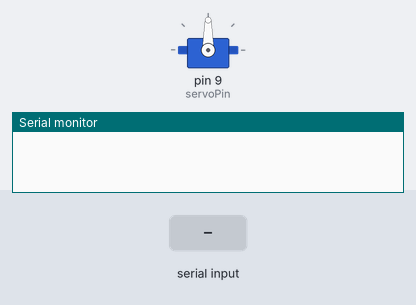
Bench run of a sketch on a simulated Arduino Uno, built with avr-gcc and run on an emulated ATmega328P. On the bench: servo, the last lines printed to the serial monitor. The inputs (shaded band) are chosen by the test bench.

Above: at 1.7 s.
1.8 s: "90,45\n" received over Serial
At 3.0 s:
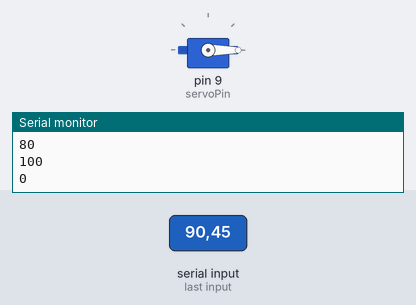
3.3 s: "30,150\n" received over Serial
At 4.3 s:
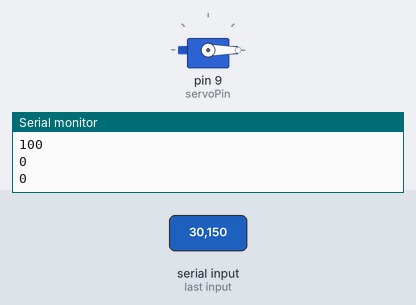
4.8 s: "200\n" received over Serial
6.3 s: "5\n" received over Serial
Timing chart, 0 to 8.8 s (numbered marks = the images above; inputs shaded):
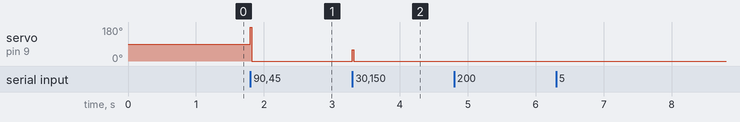

Measured:
- after the input at 1.8 s, servo on pin 9 (servoPin): 90° → 0° at once
- after the input at 3.3 s, servo on pin 9 (servoPin): 0° → 60° at once, → 0° 0.02 s later

The sketch:

motor_arduino.pde
```cpp
//Program by Jeremy Blum
//www.jeremyblum.com
//Controls a Servo Motor using the info from an IR Distance Sensor

//Include Servo Library
#include <Servo.h>

//Define Pins
int servoPin = 9;

//Create Servo Object
Servo jeremysServo;

void setup()
{
 //Start Serial
 Serial.begin(9600);

  //Attaches the Servo to our object
  jeremysServo.attach(servoPin);

  delay(500);
}

void loop()
{

  while( Serial.available() == 0);
  int data = Serial.read() -'0';

  int pos = map(data, 0, 9, 0, 180);
  pos = constrain(pos, 0, 180);

  //Turn the servo
  Serial.println(pos);
  jeremysServo.write(pos);
  Serial.flush();


}
```
